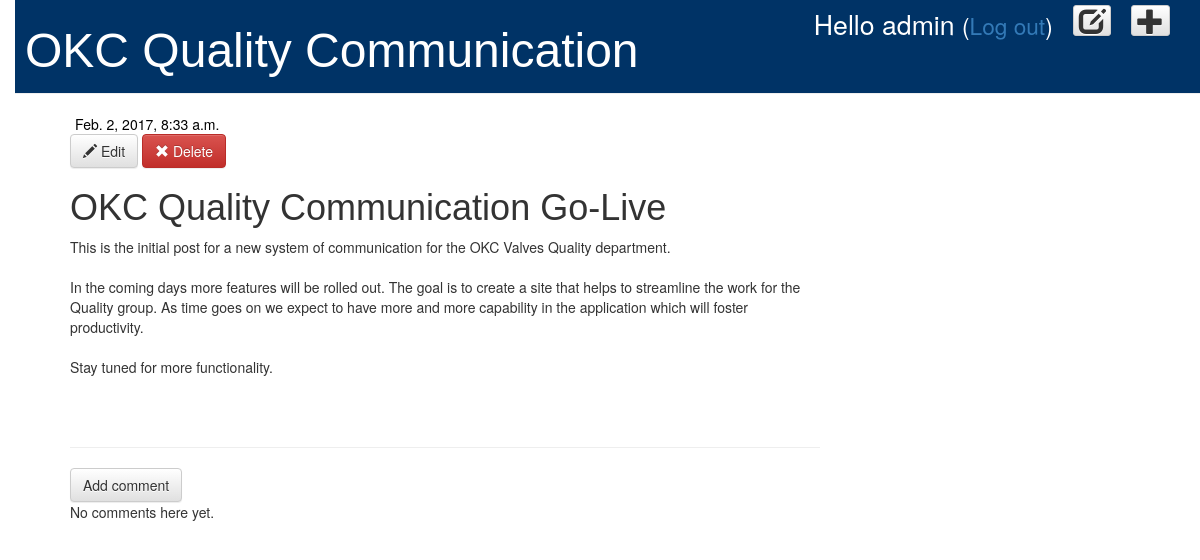
The app's page /post/1/ (signed in) with its own data.
### blog/models.py (models this page shows, shortened)
class Post(models.Model):
    author = models.ForeignKey('auth.User')
    title = models.CharField(max_length=200)
    text = models.TextField()
    created_date = models.DateTimeField(default=timezone.now)
    published_date = models.DateTimeField(blank=True, null=True)

### blog/views.py (the view)
# urls.py: url(r'^post/(?P<pk>\d+)/$', views.post_detail, name='post_detail'),
def post_detail(request, pk):
    post = get_object_or_404(Post, pk=pk)
    return render(request, 'blog/post_detail.html', {'post': post})

### blog/templates/blog/post_detail.html
{% extends 'blog/base.html' %}
{% block content %}
    <div class="post">
        {% if post.published_date %}
            <div class="date">
                {{ post.published_date }}
            </div>
        {% else %}
            <a class="btn btn-default" href="{% url 'post_publish' pk=post.pk %}">Publish</a>
        {% endif %}
        {% if user.is_authenticated %}
            <a class="btn btn-default" href="{% url 'post_edit' pk=post.pk %}"><span class="glyphicon glyphicon-pencil"></span>   Edit</a>
            <a class="btn btn-danger" href="{% url 'post_remove' pk=post.pk %}"><span class="glyphicon glyphicon-remove"></span>  Delete</a>
        {% endif %}
        <h1>{{ post.title }}</h1>
        <p>{{ post.text|linebreaksbr }}</p>
    </div>
    <hr>
    <a class="btn btn-default" href="{% url 'add_comment_to_post' pk=post.pk %}">Add comment</a>
    {% for comment in post.comments.all %}
        {% if user.is_authenticated or comment.approved_comment %}
        <div class="comment">
            <div class="date">
                {{ comment.created_date }}
                {% if not comment.approved_comment %}
                    <a class="btn btn-default" href="{% url 'comment_remove' pk=comment.pk %}"><span class="glyphicon glyphicon-remove"></span></a>
                    <a class="btn btn-default" href="{% url 'comment_approve' pk=comment.pk %}"><span class="glyphicon glyphicon-ok"></span></a>
                {% endif %}
            </div>
            <strong>{{ comment.author }}</strong>
            <p>{{ comment.text|linebreaks }}</p>
        </div>
        {% endif %}
    {% empty %}
        <p>No comments here yet.</p>
    {% endfor %}
{% endblock %}

### blog/templates/blog/base.html (shortened to what this page needs)
{% load staticfiles %}
<html>
    <head>
        <link rel="stylesheet" href="//maxcdn.bootstrapcdn.com/bootstrap/3.2.0/css/bootstrap.min.css">
        <link rel="stylesheet" href="//maxcdn.bootstrapcdn.com/bootstrap/3.2.0/css/bootstrap-theme.min.css">
        <link rel="stylesheet" href="{% static 'css/blog.css' %}">
    </head>
    <body>
        <div class="page-header">
            {% if user.is_authenticated %}
                <a class="top-menu btn btn-xs btn-default" href="{% url 'post_new' %}"><span class="glyphicon glyphicon-plus"></span></a>
                <a class="top-menu btn btn-xs btn-default" href="{% url 'post_draft_list' %}" ><span class="glyphicon glyphicon-edit"></span></a>
                <p class="top-menu greeting">Hello {{ user.username }} <small>(<a href="{% url 'logout' %}">Log out</a>)</small></p>
            {% else %}
                <a class="top-menu btn btn-xs btn-default" href="{% url 'login' %}" ><span class="glyphicon glyphicon-edit"></span></a>
            {% endif %}
            <h1><a href="/">OKC Quality Communication</a></h1>
        </div>
        <div class="content container">
            <div class="row">
                <div class="col-md-8">
                    {% block content %}
                    {% endblock %}
                </div>
            </div>
        </div>
    </body>
</html>

### default/static/css0/blog.css (style rules this page uses)
h1 a { color: #000000; font-family: sans-serif; }
body { padding-left: 15px; }
.page-header { background-color: #003366; margin-top: 0; padding: 5px 10px 5px 10px; }
.page-header h1, .page-header h1 a, .page-header h1 a:visited, .page-header h1 a:active { color: #ffffff; font-size: 36pt; text-decoration: none; }
.content { margin-left: 40px; }
h1, h2, h3, h4 { font-family: sans-serif; }
.date { color: #000000; padding: 0px 0px 0px 5px; }
.top-menu, .top-menu:hover, .top-menu:visited { color: #333; float: right; font-size: 20pt; margin-right: 20px; }
.post { margin-bottom: 70px; }
.top-menu.greeting { color: white; }

### records on screen
Post: published_date "Feb. 2, 2017, 8:33 a.m.", title "OKC Quality Communication Go-Live", text "This is the initial post for a new system of communication for the OKC Valves Quality department. In the coming days more features will be rolled out. The goal is to create a site that helps to streamline the work for the Quality group. As time goes on we expect to have more and more capability in the application which will foster productivity. Stay tuned for more functionality."

### other values on screen
{{ user.username }} "admin"
